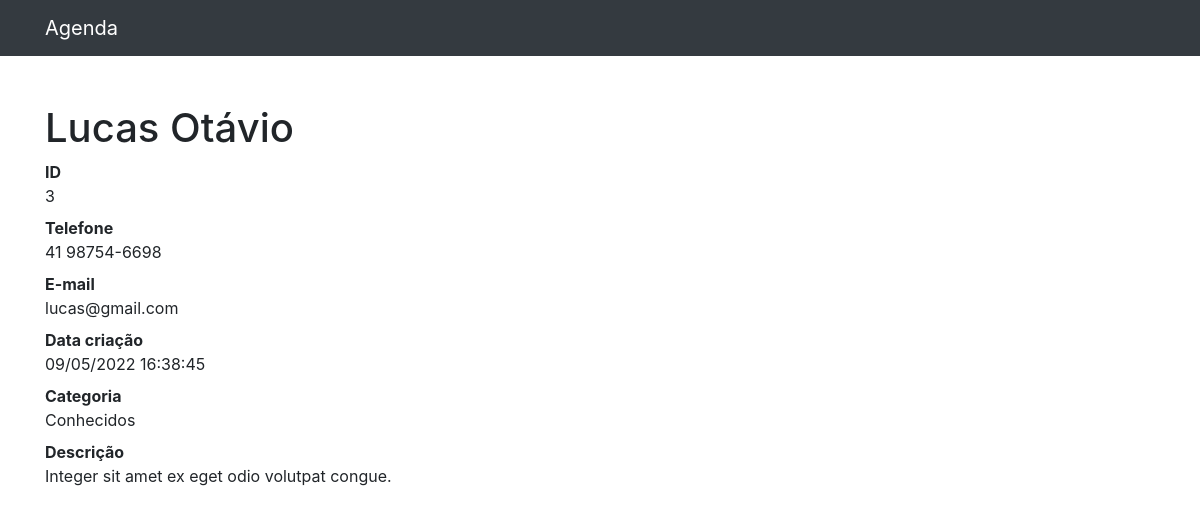
Page /3 on the committed database.
### contatos/models.py (models this page shows, shortened)
class Contato(models.Model):
    nome = models.CharField(max_length=255)
    sobrenome = models.CharField(max_length=255, blank=True)
    telefone = models.CharField(max_length=255)
    email = models.CharField(max_length=255, blank=True)
    data_criacao = models.DateTimeField(default=timezone.now)
    descricao = models.TextField(blank=True)
    categoria = models.ForeignKey(Categoria, on_delete=models.DO_NOTHING)
    mostrar = models.BooleanField(default=True)

class Categoria(models.Model):
    nome = models.CharField(max_length=255)
    def __str__(self):
        return self.nome

### contatos/views.py (the view)
# urls.py: path('<int:contato_id>', views.ver_contato, name='ver_contato'),
def ver_contato(request, contato_id):
    contato = get_object_or_404(Contato, id=contato_id)
    return render(request, 'contatos/ver_contato.html', {
        'contato': contato
    })

### contatos/templates/contatos/ver_contato.html
{% extends 'base.html' %}
{%block conteudo%}
<h1 class="mt-5">{{ contato.nome }} {{ contato.sobrenome }}</h1>
<dl>
  <dt>ID</dt>
  <dd>{{ contato.id }}</dd>
  <dt>Telefone</dt>
  <dd>{{ contato.telefone }}</dd>
  <dt>E-mail</dt>
  <dd>{{ contato.email }}</dd>
  <dt>Data criação</dt>
  <dd>{{ contato.data_criacao|date:'d/m/Y H:i:s' }}</dd>
  <dt>Categoria</dt>
  <dd>{{ contato.categoria }}</dd>
  <dt>Descrição</dt>
  <dd>{{ contato.descricao }}</dd>
</dl>
{%endblock%}

### rows in the picture
Contato: nome "Lucas", sobrenome "Otávio", id "3", telefone "41 98754-6698", email "lucas@gmail.com", data_criacao "09/05/2022 16:38:45", categoria "Conhecidos", descricao "Integer sit amet ex eget odio volutpat congue."
